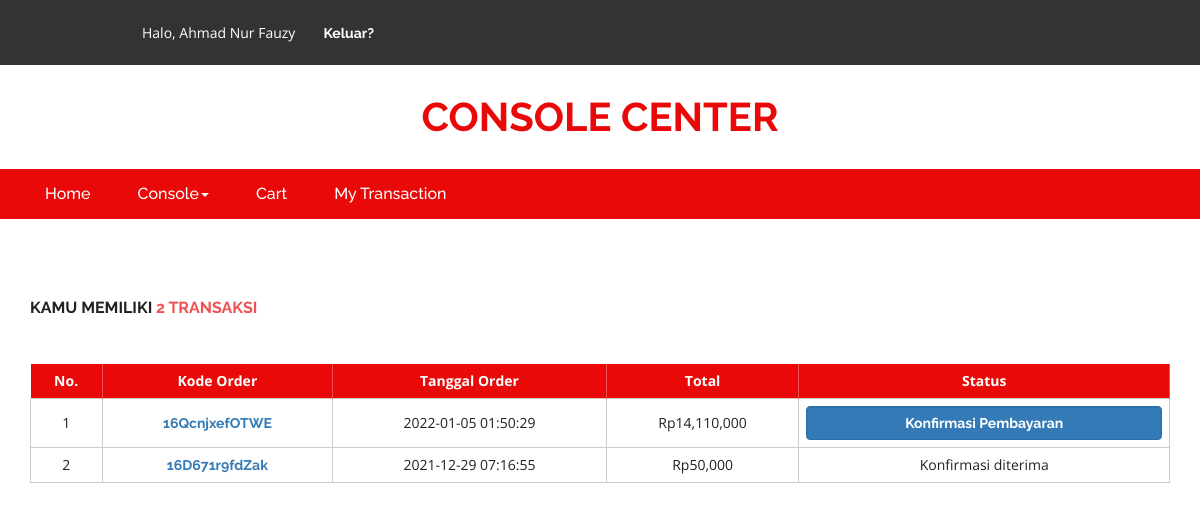
Page /daftarorder.php (signed in) on the committed database.
### tables this page shows
CREATE TABLE `cart` (
  `idcart` int(11) NOT NULL,
  `orderid` varchar(100) NOT NULL,
  `userid` int(11) NOT NULL,
  `tglorder` timestamp NOT NULL DEFAULT current_timestamp(),
  `status` varchar(10) NOT NULL DEFAULT 'Cart'
);

### daftarorder.php (the view, shortened to what this page needs)
<?php
include 'dbconnect.php';
	$uid = $_SESSION['id'];
	$itungtrans = mysqli_query($conn,"select count(orderid) as jumlahtrans from cart where userid='$uid' and status!='Cart'");
	$itungtrans2 = mysqli_fetch_assoc($itungtrans);
	$itungtrans3 = $itungtrans2['jumlahtrans'];
?>
<!DOCTYPE html>
<html>
<head>
<link href="css/bootstrap.css" rel="stylesheet" type="text/css" media="all" />
<link href="css/style.css" rel="stylesheet" type="text/css" media="all" />
<link href="css/font-awesome.css" rel="stylesheet">
</head>
<body>
	<div class="agileits_header">
		<div class="container">
			<div class="agile-login">
				<ul>
				<?php
				if(!isset($_SESSION['log'])){
					echo '
					<li><a href="registered.php"> Daftar</a></li>
					<li><a href="login.php">Masuk</a></li>
					';
				} else {
					if($_SESSION['role']=='Member'){
					echo '
					<li style="color:white">Halo, '.$_SESSION["name"].'
					<li><a href="logout.php">Keluar?</a></li>
					';
					} else {
					echo '
					<li style="color:white">Halo, '.$_SESSION["name"].'
					<li><a href="admin">Admin Panel</a></li>
					<li><a href="logout.php">Keluar?</a></li>
					';
					};
				}
				?>
				</ul>
			</div>
			<div class="clearfix"> </div>
		</div>
	</div>
	<div class="logo_products">
		<div class="container">
			<div class="w3ls_logo_products_left">
				<h1><a href="index.php">Console Center</a></h1>
			</div>
		</div>
	</div>
	<div class="navigation-agileits">
		<div class="container">
			<nav class="navbar navbar-default">
							<div class="collapse navbar-collapse" id="bs-megadropdown-tabs">
								<ul class="nav navbar-nav">
									<li class="active"><a href="index.php" class="act">Home</a></li>
									<li class="dropdown">
										<a href="#" class="dropdown-toggle" data-toggle="dropdown">Console<b class="caret"></b></a>
									</li>
									<li><a href="cart.php">Cart</a></li>
									<li><a href="daftarorder.php">My Transaction</a></li>
								</ul>
							</div>
							</nav>
			</div>
		</div>
	<div class="checkout">
		<div class="container">
			<h2>Kamu memiliki <span><?php echo $itungtrans3 ?> transaksi</span></h2>
			<div class="checkout-right">
				<table class="timetable_sub">
					<thead>
						<tr>
							<th>No.</th>
							<th>Kode Order</th>
							<th>Tanggal Order</th>
							<th>Total</th>
							<th>Status</th>
						</tr>
					</thead>
					<?php
						$brg=mysqli_query($conn,"SELECT DISTINCT(idcart), c.orderid, tglorder, status from cart c, detailorder d where c.userid='$uid' and d.orderid=c.orderid and status!='Cart' order by tglorder DESC");
						$no=1;
						while($b=mysqli_fetch_array($brg)){
					?>
					<tr class="rem1"><form method="post">
						<td class="invert"><?php echo $no++ ?></td>
						<td class="invert"><a href="order.php?id=<?php echo $b['orderid'] ?>"><?php echo $b['orderid'] ?></a></td>
						<td class="invert"><?php echo $b['tglorder'] ?></td>
						<td class="invert">
						Rp<?php 				$ongkir = 10000;
												$ordid = $b['orderid'];
												$result1 = mysqli_query($conn,"SELECT SUM(qty*hargaafter)+$ongkir AS count FROM detailorder d, produk p where d.orderid='$ordid' and p.idproduk=d.idproduk order by d.idproduk ASC");
												$cekrow = mysqli_num_rows($result1);
												$row1 = mysqli_fetch_assoc($result1);
												$count = $row1['count'];
												if($cekrow > 0){
													echo number_format($count);
													} else {
														echo 'No data';
													}?>
						</td>
						<td class="invert">
							<div class="rem">
								<?php
								if($b['status']=='Payment'){
								echo '
								<a href="konfirmasi.php?id='.$b['orderid'].'" class="form-control btn-primary">
								Konfirmasi Pembayaran
								</a>
								';}
								else if($b['status']=='Diproses'){
								echo 'Pesanan Diproses (Pembayaran Diterima)';
								}
								else if($b['status']=='Dikirim'){
									echo 'Pesanan Dikirim';
								} else if($b['status']=='Selesai'){
									echo 'Pesanan Selesai';
								} else if($b['status']=='Dibatalkan'){
									echo 'Pesanan Dibatalkan';
								} else {
									echo 'Konfirmasi diterima';
								}
								?>
							</form>
							</div>
					<?php
						}
					?>
			</div>
<link href="css/skdslider.css" rel="stylesheet">
</body>
</html>

### css/style.css (style rules this page uses)
html, body { font-size: 100%; font-family: 'Open Sans', sans-serif; background:#ffffff; }
ul li,ol li { font-size:14px; }
h1,h2,h3,h4,h5,h6,a { font-family: 'Raleway', sans-serif; margin:0; font-weight:700; }
ul,label { margin:0; padding:0; }
.agileits_header { background: #333333; padding: 12px 0; }
.agile-login { float: left; width: 40%; text-align: center; padding: 9px 0; }
.agile-login ul li { display: inline-block; padding: 0em 1em; }
.agile-login ul li a { font-size: 1em; text-transform: capitalize; color: #fff; text-decoration: none; }
.logo_products { padding: 2em 0; }
.w3ls_logo_products_left { float: center; text-align: center; width: 100%; }
.w3ls_logo_products_left h1 a { font-size: 40px; color: #e90909; text-decoration: none; text-transform: uppercase; display: block; line-height: 1; }
.navbar-default .navbar-nav > li > a { color: #fff; font-size: 16px; font-weight: 500; }
.navbar-default .navbar-nav > .active > a, .navbar-default .navbar-nav > .active > a:hover, .navbar-default .navbar-nav > .active > a:focus { background-color: transparent; color: #fff !important; }
.navbar-default .navbar-collapse, .navbar-default .navbar-form { border: none; }
.navbar { position: relative; min-height: 50px; margin-bottom: 10px; border: 1px solid transparent; }
.navbar-default { background: none; border: none; }
.navbar-collapse { padding: 0; }
.navigation-agileits { background: #e90909; }
.navbar-nav > li { float: left; margin-left: 17px; }
.navbar-nav > li:nth-child(1) { margin-left: 0px; }
.navbar-collapse { padding: 0; box-shadow: none; }
.navbar { margin-bottom: 0; border: none; }
.checkout h2 { font-size:1em; color:#212121; text-transform:uppercase; margin:0 0 3em; }
.checkout h2 span { color:#f15151; }
table.timetable_sub { width:100%; margin:0 auto; }
.timetable_sub thead { background: #004284; }
.timetable_sub th { background: #e90909; color: #fff !important; text-transform: capitalize; font-size: 13px; border-right: 1px solid #f15151; }
.timetable_sub th, .timetable_sub td { text-align: center; padding: 7px; font-size: 14px; color: #212121; }
.timetable_sub td { border:1px solid #CDCDCD; }
.rem { position:relative; }
.checkout { padding: 5em 0; }

### rows in the picture
cart: orderid "16QcnjxefOTWE", tglorder "2022-01-05 01:50:29", count "14,110,000"
cart: orderid "16D671r9fdZak", tglorder "2021-12-29 07:16:55", count "50,000", status "Konfirmasi diterima"

### other values in the picture
$_SESSION["name"] "Ahmad Nur Fauzy"
$itungtrans3 "2"
